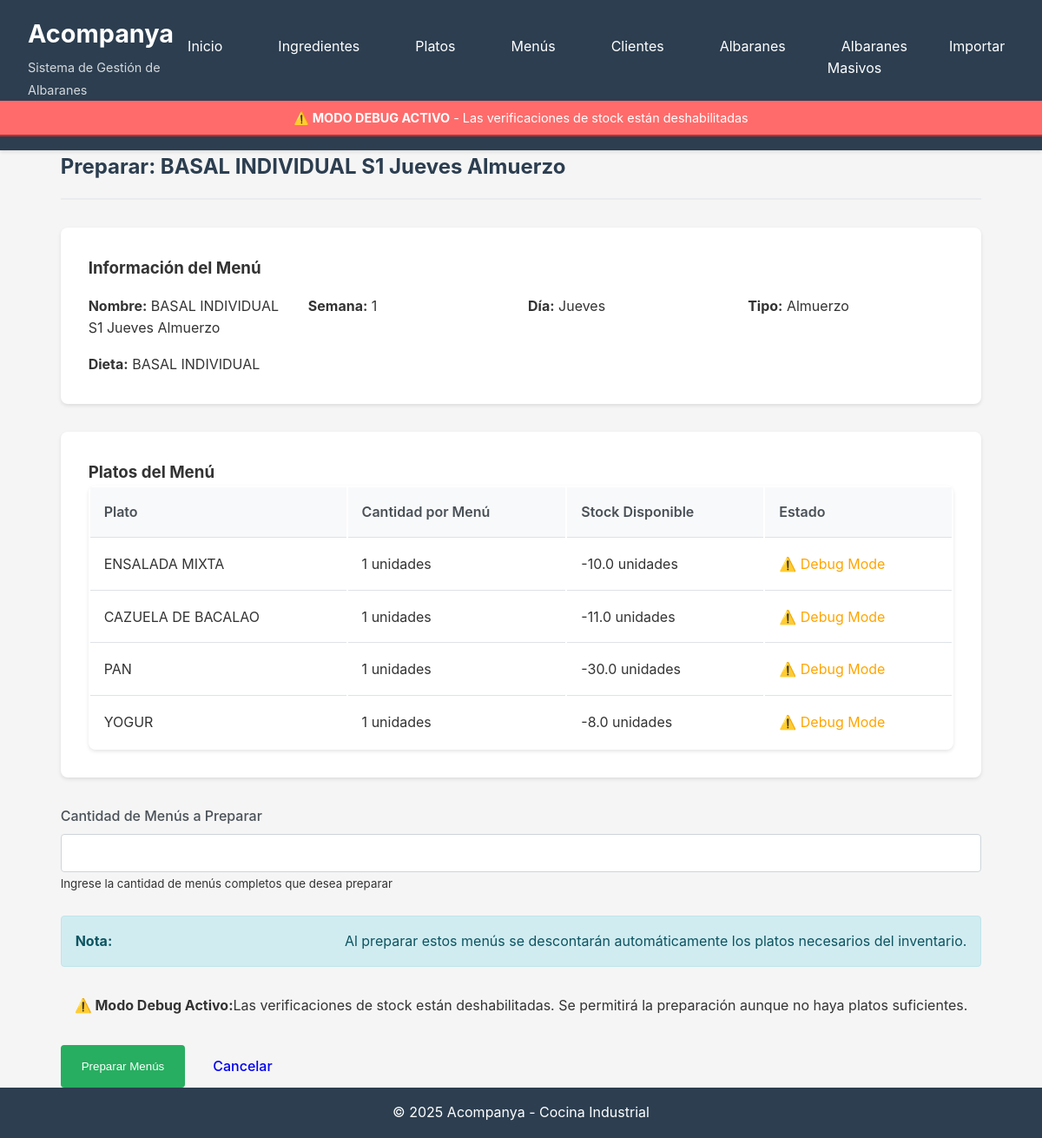
/menus/preparar/1, run on an earlier commit of the app's database.
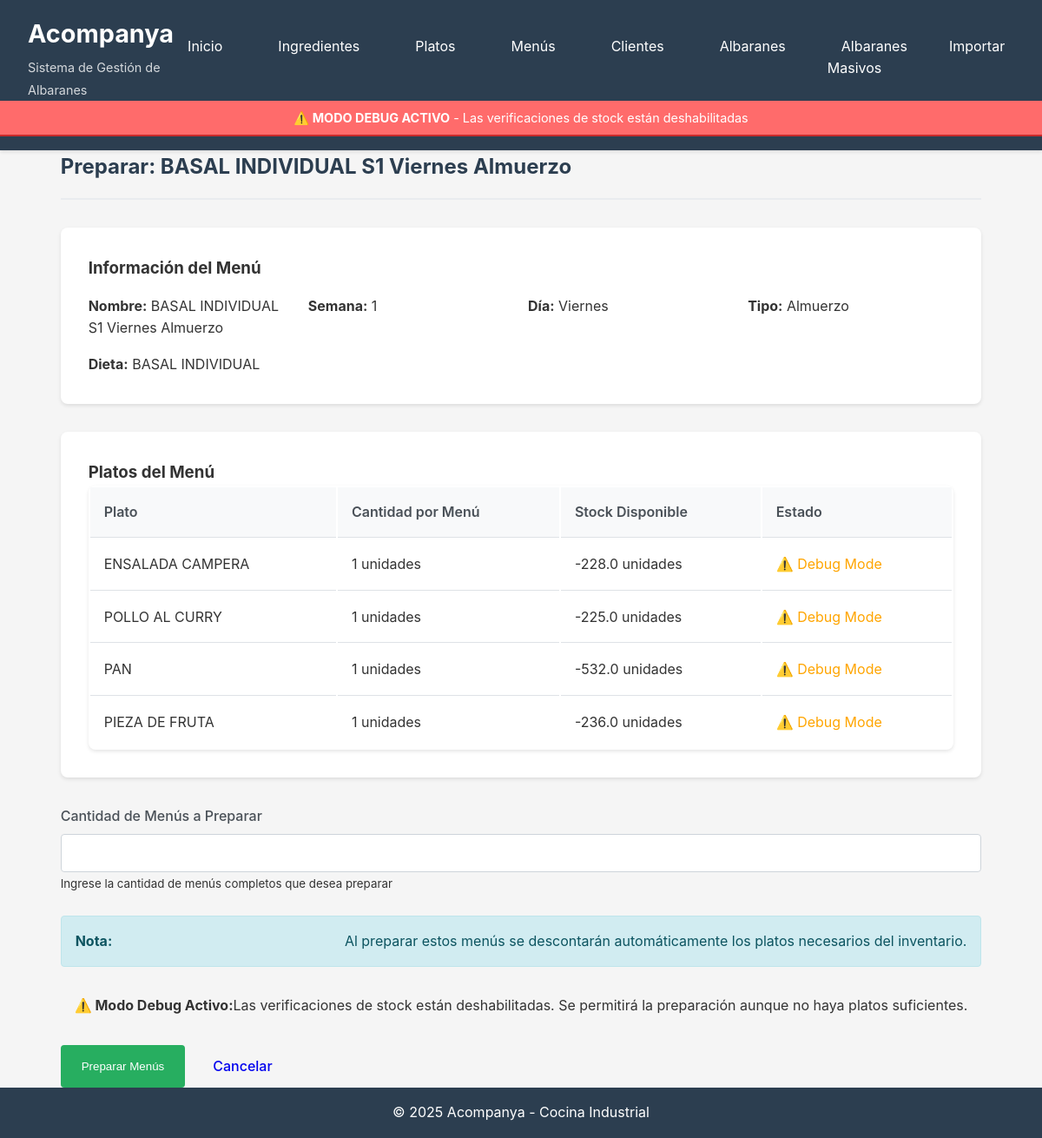
And on a later commit of the database.
### database/models.py (models this page shows, shortened)
class Menu(db.Model):
    __tablename__ = 'menus'
    id = db.Column(db.Integer, primary_key=True)
    nombre = db.Column(db.String(200), nullable=False)
    dia_semana = db.Column(Enum(DiaSemana), nullable=False)
    numero_semana = db.Column(db.Integer, nullable=False)
    tipo_dieta = db.Column(db.String(100), nullable=False, default='basal')
    tipo_comida = db.Column(Enum(TipoComida), nullable=False)
    created_at = db.Column(db.DateTime, default=datetime.utcnow)
    platos = db.relationship('Plato', secondary=menus_platos, backref='menus')
    detalles_albaran = db.relationship('AlbaranDetalle', backref='menu', lazy='dynamic')
    def obtener_platos_con_cantidad(self):
        result = db.session.query(
            Plato,
            menus_platos.c.cantidad
        ).join(
            menus_platos,
            menus_platos.c.plato_id == Plato.id
        ).filter(
            menus_platos.c.menu_id == self.id
        ).all()
        return result

class Plato(db.Model):
    __tablename__ = 'platos'
    id = db.Column(db.Integer, primary_key=True)
    nombre = db.Column(db.String(200), nullable=False)
    lote_propio = db.Column(db.String(100), nullable=True)
    stock_actual = db.Column(db.Float, nullable=False, default=0)
    unidad = db.Column(db.String(50), nullable=False, default='unidades')
    created_at = db.Column(db.DateTime, default=datetime.utcnow)
    updated_at = db.Column(db.DateTime, default=datetime.utcnow, onupdate=datetime.utcnow)
    ingredientes = db.relationship('Ingrediente', secondary=platos_ingredientes, backref='platos')
    movimientos = db.relationship('MovimientoStock',
                                 primaryjoin="and_(MovimientoStock.entidad_tipo=='plato', "
                                           "MovimientoStock.entidad_id==Plato.id)",
                                 foreign_keys='MovimientoStock.entidad_id',
                                 backref='plato_ref',
                                 lazy='dynamic',
                                 overlaps="ingrediente_ref,movimientos")
    detalles_albaran = db.relationship('AlbaranDetalle', backref='plato', lazy='dynamic')

### routes/menus.py (the view, shortened to what this page needs)
@menus_bp.route('/preparar/<int:id>', methods=['GET', 'POST'])
def preparar(id):
    menu = Menu.query.get_or_404(id)
    platos = menu.obtener_platos_con_cantidad()
    return render_template('menus/preparar.html', menu=menu, platos=platos)

### app.py (called while the page is built)
def create_app():
    app = Flask(__name__)
    app.config.from_object(Config)
    init_db(app)
    app.register_blueprint(ingredientes_bp, url_prefix='/ingredientes')
    app.register_blueprint(platos_bp, url_prefix='/platos')
    app.register_blueprint(menus_bp, url_prefix='/menus')
    app.register_blueprint(albaranes_bp, url_prefix='/albaranes')
    app.register_blueprint(importar_bp, url_prefix='/importar')
    app.register_blueprint(clientes_bp, url_prefix='/clientes')
    app.register_blueprint(albaranes_masivos_bp, url_prefix='/albaranes-masivos')
    @app.context_processor
    def inject_config():
        return dict(config=app.config)
    @app.route('/')
    def index():
        return render_template('index.html')
    @app.route('/dashboard')
    def dashboard():
        return render_template('dashboard.html')
    return app

### templates/menus/preparar.html (shortened to what this page needs)
{% extends "base.html" %}
{% block content %}
<div class="page-header">
    <h2>Preparar: {{ menu.nombre }}</h2>
</div>
<div class="albaran-header">
    <h3>Información del Menú</h3>
    <div class="albaran-info">
        <div>
            <strong>Nombre:</strong> {{ menu.nombre }}
        </div>
        <div>
            <strong>Semana:</strong> {{ menu.numero_semana }}
        </div>
        <div>
            <strong>Día:</strong> {{ menu.dia_semana.value|title }}
        </div>
        <div>
            <strong>Tipo:</strong> {{ menu.tipo_comida.value|title }}
        </div>
        <div>
            <strong>Dieta:</strong> {{ menu.tipo_dieta }}
        </div>
    </div>
</div>
<div class="albaran-section">
    <h3>Platos del Menú</h3>
    <table class="table">
        <thead>
            <tr>
                <th>Plato</th>
                <th>Cantidad por Menú</th>
                <th>Stock Disponible</th>
                <th>Estado</th>
            </tr>
        </thead>
        <tbody>
            {% for plato, cantidad in platos %}
            <tr>
                <td>{{ plato.nombre }}</td>
                <td>{{ cantidad }} {{ plato.unidad }}</td>
                <td>{{ plato.stock_actual }} {{ plato.unidad }}</td>
                <td>
                    {% if config.DEBUG_MODE %}
                        <span style="color: orange;">⚠️ Debug Mode</span>
                    {% elif plato.stock_actual >= cantidad %}
                        <span style="color: green;">✓ Suficiente</span>
                    {% else %}
                        <span style="color: red;">✗ Insuficiente</span>
                    {% endif %}
                </td>
            </tr>
            {% endfor %}
        </tbody>
    </table>
</div>
<form method="POST" action="">
    <div class="form-group">
        <label for="cantidad" class="form-label">Cantidad de Menús a Preparar</label>
        <input type="number" class="form-control" id="cantidad" name="cantidad"
               min="1" step="1" required>
        <small class="text-muted">
            Ingrese la cantidad de menús completos que desea preparar
        </small>
    </div>
    <div class="alert alert-info">
        <strong>Nota:</strong> Al preparar estos menús se descontarán automáticamente los platos necesarios del inventario.
    </div>
    {% if config.DEBUG_MODE %}
    <div class="alert alert-warning">
        <strong>⚠️ Modo Debug Activo:</strong> Las verificaciones de stock están deshabilitadas. Se permitirá la preparación aunque no haya platos suficientes.
    </div>
    {% endif %}
    <div class="action-group">
        <button type="submit" class="btn btn-success">Preparar Menús</button>
        <a href="{{ url_for('menus.listar') }}" class="btn btn-secondary">Cancelar</a>
    </div>
</form>
{% endblock %}

### templates/base.html (shortened to what this page needs)
<!DOCTYPE html>
<html lang="es">
<head>
    <link rel="stylesheet" href="{{ url_for('static', filename='css/style.css') }}">
</head>
<body>
    <header>
        <nav class="navbar">
            <div class="nav-brand">
                <h1>Acompanya</h1>
                <span class="subtitle">Sistema de Gestión de Albaranes</span>
            </div>
            <ul class="nav-menu">
                <li><a href="{{ url_for('index') }}">Inicio</a></li>
                <li><a href="{{ url_for('ingredientes.listar') }}">Ingredientes</a></li>
                <li><a href="{{ url_for('platos.listar') }}">Platos</a></li>
                <li><a href="{{ url_for('menus.listar') }}">Menús</a></li>
                <li><a href="{{ url_for('clientes.listar') }}">Clientes</a></li>
                <li><a href="{{ url_for('albaranes.listar') }}">Albaranes</a></li>
                <li><a href="{{ url_for('albaranes_masivos.index') }}">Albaranes Masivos</a></li>
                <li><a href="{{ url_for('importar.index') }}">Importar</a></li>
            </ul>
        </nav>
        {% if config.DEBUG_MODE %}
        <div class="debug-mode-banner">
            <strong>⚠️ MODO DEBUG ACTIVO</strong> - Las verificaciones de stock están deshabilitadas
        </div>
        {% endif %}
    </header>
    <main class="container">
        {% block content %}{% endblock %}
    </main>
    <footer>
        <p>&copy; 2025 Acompanya - Cocina Industrial</p>
    </footer>
</body>
</html>

### static/css/style.css (style rules this page uses)
* { margin: 0; padding: 0; box-sizing: border-box; }
body { font-family: -apple-system, BlinkMacSystemFont, 'Segoe UI', Roboto, 'Helvetica Neue', Arial, sans-serif; line-height: 1.6; color: #333; background-color: #f5f5f5; min-height: 100vh; display: flex; flex-direction: column; }
header { background-color: #2c3e50; color: white; padding: 1rem 0; box-shadow: 0 2px 4px rgba(0,0,0,0.1); }
.debug-mode-banner { background-color: #ff6b6b; color: white; padding: 0.5rem; text-align: center; font-size: 0.9rem; border-bottom: 2px solid #c92a2a; }
.navbar { max-width: 1200px; margin: 0 auto; padding: 0 2rem; display: flex; justify-content: space-between; align-items: center; }
.nav-brand h1 { font-size: 1.8rem; margin-bottom: 0.2rem; }
.nav-brand .subtitle { font-size: 0.9rem; opacity: 0.8; }
.nav-menu { display: flex; list-style: none; gap: 2rem; }
.nav-menu a { color: white; text-decoration: none; padding: 0.5rem 1rem; border-radius: 4px; transition: background-color 0.3s; }
main { flex: 1; padding: 2rem 0; }
.container { max-width: 1200px; margin: 0 auto; padding: 0 2rem; }
.alert { padding: 1rem; border-radius: 4px; margin-bottom: 1rem; position: relative; display: flex; justify-content: space-between; align-items: center; }
.alert-info { background-color: #d1ecf1; color: #0c5460; border: 1px solid #bee5eb; }
.btn { display: inline-block; padding: 0.75rem 1.5rem; text-decoration: none; border-radius: 4px; font-weight: 500; transition: all 0.3s; border: none; cursor: pointer; text-align: center; }
.btn-success { background-color: #27ae60; color: white; }
.table { width: 100%; background: white; border-radius: 8px; overflow: hidden; box-shadow: 0 2px 4px rgba(0,0,0,0.1); }
.table th, .table td { padding: 1rem; text-align: left; border-bottom: 1px solid #dee2e6; }
.table th { background-color: #f8f9fa; font-weight: 600; color: #495057; }
.table tbody tr:last-child td { border-bottom: none; }
.form-group { margin-bottom: 1.5rem; }
.form-label { display: block; margin-bottom: 0.5rem; font-weight: 500; color: #495057; }
.form-control { width: 100%; padding: 0.75rem; border: 1px solid #ced4da; border-radius: 4px; font-size: 1rem; transition: border-color 0.3s; }
.page-header { display: flex; justify-content: space-between; align-items: center; margin-bottom: 2rem; padding-bottom: 1rem; border-bottom: 2px solid #e9ecef; }
.page-header h2 { color: #2c3e50; }
.action-group { display: flex; gap: 0.5rem; }
footer { background-color: #2c3e50; color: white; text-align: center; padding: 1rem 0; margin-top: auto; }
.albaran-header { background: white; padding: 2rem; border-radius: 8px; margin-bottom: 2rem; box-shadow: 0 2px 4px rgba(0,0,0,0.1); }
.albaran-info { display: grid; grid-template-columns: repeat(auto-fit, minmax(200px, 1fr)); gap: 1rem; margin-top: 1rem; }
.albaran-section { background: white; padding: 2rem; border-radius: 8px; margin-bottom: 2rem; box-shadow: 0 2px 4px rgba(0,0,0,0.1); }

What changed in the data, as far as the page shows it:
removed Plato: nombre "CAZUELA DE BACALAO", cantidad "1", unidad "unidades", stock_actual "-11.0"
removed Plato: nombre "YOGUR", cantidad "1", unidad "unidades", stock_actual "-8.0"
changed Menu "Almuerzo": nombre "BASAL INDIVIDUAL S1 Jueves Almuerzo" → "BASAL INDIVIDUAL S1 Viernes Almuerzo"; dia_semana.value "Jueves" → "Viernes"
changed Plato id 1: nombre "ENSALADA MIXTA" → "ENSALADA CAMPERA"; stock_actual "-10.0" → "-228.0"
added Plato: nombre "POLLO AL CURRY", cantidad "1", unidad "unidades", stock_actual "-225.0"
changed Plato "PAN": stock_actual "-30.0" → "-532.0"
added Plato: nombre "PIEZA DE FRUTA", cantidad "1", unidad "unidades", stock_actual "-236.0"
